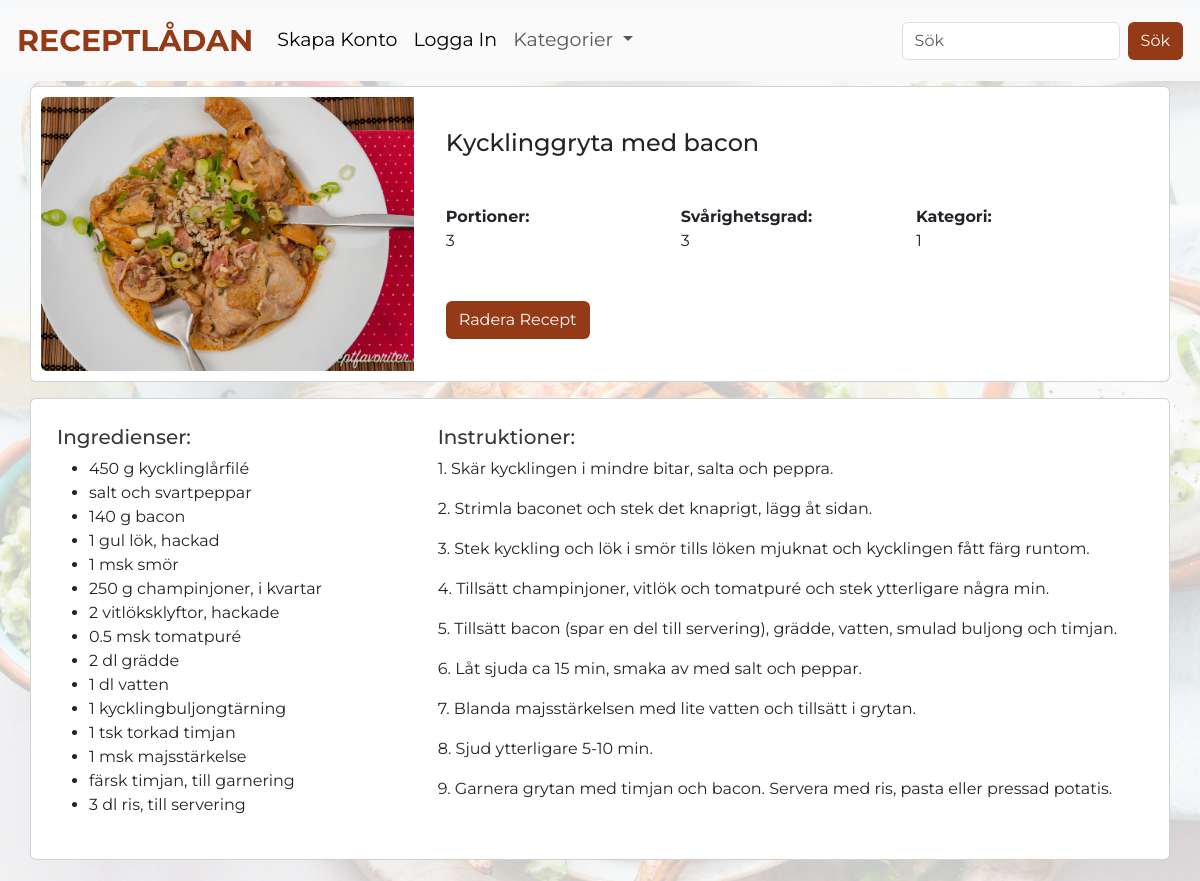
Page /detail/13 on the committed database.
### main.py (models this page shows)
class Recipe(db.Model):
    id = db.Column(db.Integer, primary_key=True)
    user_id = db.Column(db.Integer, ForeignKey("users.id"))
    title = db.Column(db.String(100))
    ingredients = db.Column(db.Text)
    instruction = db.Column(db.Text)
    portions = db.Column(db.Integer)
    difficulty = db.Column(db.Integer)
    category = db.Column(db.Integer)
    date_posted = db.Column(db.DateTime, default=datetime.utcnow)
    image = db.Column(db.String(100))  # Path to the image file

### main.py (the view)
@app.route("/detail/<int:id>")
def recipe_detail(id):
    isAuthorized = session.get("Authorized", default=False)
    recipe = Recipe.query.get_or_404(id)
    return render_template(
        "recipe_detail.html", isAuthorized=isAuthorized, recipe=recipe
    )

### templates/recipe_detail.html (shortened to what this page needs)
{% extends "base.html" %} {% block body %}
<div class="main-recipe">
  <div class="card mb-3">
    <div class="row g-0">
      <div class="col-md-4 h-400">
        <img
          src="{{ recipe.image }}"
          alt="Picture of {{ recipe.title }}"
          class="img-fluid rounded-start"
          style="object-fit: cover; height: 100%; width: 100%"
        />
      </div>
      <div class="col-md-8 p-3">
        <div class="card-body">
          <div class="flex-grow-1">
            <h4 class="card-title mb-0">{{ recipe.title }}</h4>
            <br />
            <br />
            <div class="row">
              <div class="col-md-4">
                <div class="mb-4">
                  <strong>Portioner:</strong><br />
                  <p>{{ recipe.portions }}</p>
                </div>
              </div>
              <div class="col-md-4">
                <div class="mb-4">
                  <strong>Svårighetsgrad:</strong><br />
                  <p>{{ recipe.difficulty }}</p>
                </div>
              </div>
              <div class="col-md-4">
                <div class="mb-4">
                  <strong>Kategori:</strong><br />
                  <p>{{ recipe.category }}</p>
                </div>
              </div>
            </div>
            <div class="float-right">
              <br />
              <a
                href="{{ url_for ('delete_recipe', id=recipe.id) }}"
                class="btn btn-custom-secondary btn crud-btn-text"
                >Radera Recept</a
              >
            </div>
          </div>
        </div>
      </div>
    </div>
  </div>
  <div class="card mb-3">
    <div class="row">
      <div class="col-md-4">
        <div class="card-body">
          <h5>Ingredienser:</h5>
          <ul>
            {% for ingredient in recipe.ingredients.split('\n') %}
            <li>{{ ingredient }}</li>
            {% endfor %}
          </ul>
        </div>
      </div>
      <div class="col-md-8">
        <div class="card-body">
          <h5>Instruktioner:</h5>
          {% for step in recipe.instruction.split('\n') %}
          <p>{{ step }}</p>
          {% endfor %}
        </div>
      </div>
    </div>
  </div>
</div>
{% endblock %}

### static/css/main.css (style rules this page uses)
body { background-color: #fafafa; font-family: "Montserrat", sans-serif; color: #363935; }
h1, h2, h3, h4, h5 { color: #363935; }
.btn { background-color: #953a17; color: #fafafa; }
.btn-custom-secondary { text-align: right; }
.card { margin-right: 30px; margin-left: 30px; padding: 10px; }

### rows in the picture
Recipe: image (picture), title "Kycklinggryta med bacon", portions "3", difficulty "3", category "1"

### other values in the picture
{{ ingredient }} "450 g kycklinglårfilé" "salt och svartpeppar" "140 g bacon" "1 gul lök, hackad" "1 msk smör" "250 g champinjoner, i kvartar" "2 vitlöksklyftor, hackade" "0.5 msk tomatpuré" "2 dl grädde" "1 dl vatten" "1 kycklingbuljongtärning" "1 tsk torkad timjan" "1 msk majsstärkelse" "färsk timjan, till garnering" "3 dl ris, till servering"
{{ step }} "1. Skär kycklingen i mindre bitar, salta och peppra." "2. Strimla baconet och stek det knaprigt, lägg åt sidan." "3. Stek kyckling och lök i smör tills löken mjuknat och kycklingen fått färg runtom." "4. Tillsätt champinjoner, vitlök och tomatpuré och stek ytterligare några min." "5. Tillsätt bacon (spar en del till servering), grädde, vatten, smulad buljong och timjan." "6. Låt sjuda ca 15 min, smaka av med salt och peppar." "7. Blanda majsstärkelsen med lite vatten och tillsätt i grytan." "8. Sjud ytterligare 5-10 min." "9. Garnera grytan med timjan och bacon. Servera med ris, pasta eller pressad potatis."
